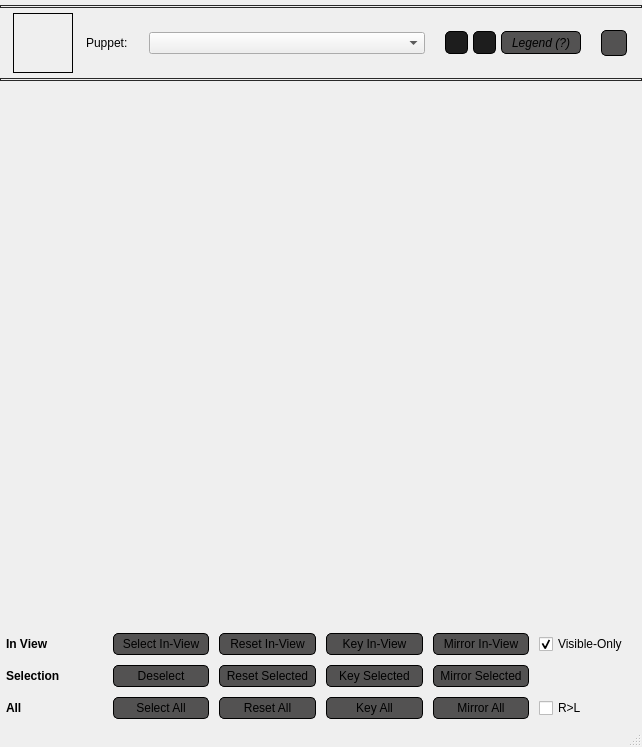
<?xml version="1.0" encoding="UTF-8"?>
<ui version="4.0">
 <class>MainWindow</class>
 <widget class="QMainWindow" name="MainWindow">
  <property name="geometry">
   <rect>
    <x>0</x>
    <y>0</y>
    <width>642</width>
    <height>747</height>
   </rect>
  </property>
  <property name="windowTitle">
   <string>Mansur-Rig: Picker</string>
  </property>
  <widget class="QWidget" name="centralwidget">
   <layout class="QVBoxLayout" name="verticalLayout">
    <property name="spacing">
     <number>0</number>
    </property>
    <property name="leftMargin">
     <number>0</number>
    </property>
    <property name="topMargin">
     <number>0</number>
    </property>
    <property name="rightMargin">
     <number>0</number>
    </property>
    <property name="bottomMargin">
     <number>0</number>
    </property>
    <item>
     <widget class="QWidget" name="header" native="true">
      <layout class="QHBoxLayout" name="horizontalLayout_3">
       <property name="leftMargin">
        <number>0</number>
       </property>
       <property name="topMargin">
        <number>0</number>
       </property>
       <property name="rightMargin">
        <number>0</number>
       </property>
       <property name="bottomMargin">
        <number>0</number>
       </property>
       <item>
        <layout class="QHBoxLayout" name="headerLayout"/>
       </item>
      </layout>
     </widget>
    </item>
    <item>
     <layout class="QGridLayout" name="gridLayout">
      <item row="5" column="0">
       <layout class="QHBoxLayout" name="horizontalLayout_2">
        <item>
         <spacer name="horizontalSpacer">
          <property name="orientation">
           <enum>Qt::Horizontal</enum>
          </property>
          <property name="sizeType">
           <enum>QSizePolicy::Fixed</enum>
          </property>
          <property name="sizeHint" stdset="0">
           <size>
            <width>13</width>
            <height>20</height>
           </size>
          </property>
         </spacer>
        </item>
        <item>
         <widget class="QLabel" name="thumbail_lbl">
          <property name="sizePolicy">
           <sizepolicy hsizetype="Fixed" vsizetype="Fixed">
            <horstretch>0</horstretch>
            <verstretch>0</verstretch>
           </sizepolicy>
          </property>
          <property name="minimumSize">
           <size>
            <width>60</width>
            <height>60</height>
           </size>
          </property>
          <property name="maximumSize">
           <size>
            <width>60</width>
            <height>60</height>
           </size>
          </property>
          <property name="styleSheet">
           <string notr="true">border-color: rgb(0, 0, 0);
border-width: 1px;
border-style:solid;</string>
          </property>
          <property name="text">
           <string/>
          </property>
          <property name="alignment">
           <set>Qt::AlignCenter</set>
          </property>
         </widget>
        </item>
        <item>
         <spacer name="horizontalSpacer_4">
          <property name="orientation">
           <enum>Qt::Horizontal</enum>
          </property>
          <property name="sizeType">
           <enum>QSizePolicy::Fixed</enum>
          </property>
          <property name="sizeHint" stdset="0">
           <size>
            <width>13</width>
            <height>20</height>
           </size>
          </property>
         </spacer>
        </item>
        <item>
         <widget class="QLabel" name="label_4">
          <property name="maximumSize">
           <size>
            <width>50</width>
            <height>16777215</height>
           </size>
          </property>
          <property name="text">
           <string>Puppet:</string>
          </property>
         </widget>
        </item>
        <item>
         <spacer name="horizontalSpacer_5">
          <property name="orientation">
           <enum>Qt::Horizontal</enum>
          </property>
          <property name="sizeType">
           <enum>QSizePolicy::Fixed</enum>
          </property>
          <property name="sizeHint" stdset="0">
           <size>
            <width>13</width>
            <height>20</height>
           </size>
          </property>
         </spacer>
        </item>
        <item>
         <widget class="QComboBox" name="rigName_cb">
          <property name="minimumSize">
           <size>
            <width>200</width>
            <height>0</height>
           </size>
          </property>
         </widget>
        </item>
        <item>
         <spacer name="horizontalSpacer_3">
          <property name="orientation">
           <enum>Qt::Horizontal</enum>
          </property>
          <property name="sizeType">
           <enum>QSizePolicy::Minimum</enum>
          </property>
          <property name="sizeHint" stdset="0">
           <size>
            <width>20</width>
            <height>20</height>
           </size>
          </property>
         </spacer>
        </item>
        <item>
         <widget class="QPushButton" name="bgToggle_btn">
          <property name="minimumSize">
           <size>
            <width>23</width>
            <height>23</height>
           </size>
          </property>
          <property name="maximumSize">
           <size>
            <width>23</width>
            <height>23</height>
           </size>
          </property>
          <property name="font">
           <font>
            <italic>true</italic>
           </font>
          </property>
          <property name="styleSheet">
           <string notr="true">QPushButton{
background-color:#535252;
border-style: solid;
border-color: black;
border-width: 1px;
border-radius: 5px;}
QPushButton:hover{background-color:#707070;}
QPushButton:pressed{background-color:#1d1d1d;}
QPushButton:checked{background-color:#1d1d1d;}</string>
          </property>
          <property name="text">
           <string/>
          </property>
          <property name="checkable">
           <bool>true</bool>
          </property>
          <property name="checked">
           <bool>true</bool>
          </property>
          <property name="autoExclusive">
           <bool>false</bool>
          </property>
         </widget>
        </item>
        <item>
         <spacer name="horizontalSpacer_12">
          <property name="orientation">
           <enum>Qt::Horizontal</enum>
          </property>
          <property name="sizeType">
           <enum>QSizePolicy::Fixed</enum>
          </property>
          <property name="sizeHint" stdset="0">
           <size>
            <width>5</width>
            <height>20</height>
           </size>
          </property>
         </spacer>
        </item>
        <item>
         <widget class="QPushButton" name="gridToggle_btn">
          <property name="minimumSize">
           <size>
            <width>23</width>
            <height>23</height>
           </size>
          </property>
          <property name="maximumSize">
           <size>
            <width>23</width>
            <height>23</height>
           </size>
          </property>
          <property name="font">
           <font>
            <italic>true</italic>
           </font>
          </property>
          <property name="styleSheet">
           <string notr="true">QPushButton{
background-color:#535252;
border-style: solid;
border-color: black;
border-width: 1px;
border-radius: 5px;}
QPushButton:hover{background-color:#707070;}
QPushButton:pressed{background-color:#1d1d1d;}
QPushButton:checked{background-color:#1d1d1d;}</string>
          </property>
          <property name="text">
           <string/>
          </property>
          <property name="checkable">
           <bool>true</bool>
          </property>
          <property name="checked">
           <bool>true</bool>
          </property>
          <property name="autoExclusive">
           <bool>false</bool>
          </property>
         </widget>
        </item>
        <item>
         <spacer name="horizontalSpacer_9">
          <property name="orientation">
           <enum>Qt::Horizontal</enum>
          </property>
          <property name="sizeType">
           <enum>QSizePolicy::Fixed</enum>
          </property>
          <property name="sizeHint" stdset="0">
           <size>
            <width>5</width>
            <height>20</height>
           </size>
          </property>
         </spacer>
        </item>
        <item>
         <widget class="QPushButton" name="howToUse_btn">
          <property name="minimumSize">
           <size>
            <width>80</width>
            <height>23</height>
           </size>
          </property>
          <property name="maximumSize">
           <size>
            <width>50</width>
            <height>16777215</height>
           </size>
          </property>
          <property name="font">
           <font>
            <italic>true</italic>
           </font>
          </property>
          <property name="styleSheet">
           <string notr="true">QPushButton{
background-color:#535252;
border-style: solid;
border-color: black;
border-width: 1px;
border-radius: 5px;}
QPushButton:hover{background-color:#707070;}
QPushButton:pressed{background-color:#1d1d1d;}
QPushButton:checked{background-color:#1d1d1d;}</string>
          </property>
          <property name="text">
           <string>Legend (?)</string>
          </property>
          <property name="checkable">
           <bool>false</bool>
          </property>
          <property name="checked">
           <bool>false</bool>
          </property>
          <property name="autoExclusive">
           <bool>false</bool>
          </property>
         </widget>
        </item>
        <item>
         <spacer name="horizontalSpacer_2">
          <property name="orientation">
           <enum>Qt::Horizontal</enum>
          </property>
          <property name="sizeType">
           <enum>QSizePolicy::Fixed</enum>
          </property>
          <property name="sizeHint" stdset="0">
           <size>
            <width>20</width>
            <height>20</height>
           </size>
          </property>
         </spacer>
        </item>
        <item>
         <widget class="QPushButton" name="newInstance_btn">
          <property name="minimumSize">
           <size>
            <width>23</width>
            <height>23</height>
           </size>
          </property>
          <property name="maximumSize">
           <size>
            <width>26</width>
            <height>26</height>
           </size>
          </property>
          <property name="font">
           <font>
            <italic>true</italic>
           </font>
          </property>
          <property name="toolTip">
           <string>New Instance</string>
          </property>
          <property name="styleSheet">
           <string notr="true">QPushButton{
background-color:#535252;
border-style: solid;
border-color: black;
border-width: 1px;
border-radius: 5px;}
QPushButton:hover{background-color:#707070;}
QPushButton:pressed{background-color:#1d1d1d;}
QPushButton:checked{background-color:#1d1d1d;}</string>
          </property>
          <property name="text">
           <string/>
          </property>
          <property name="checkable">
           <bool>false</bool>
          </property>
          <property name="checked">
           <bool>false</bool>
          </property>
          <property name="autoExclusive">
           <bool>false</bool>
          </property>
         </widget>
        </item>
        <item>
         <spacer name="horizontalSpacer_10">
          <property name="orientation">
           <enum>Qt::Horizontal</enum>
          </property>
          <property name="sizeType">
           <enum>QSizePolicy::Fixed</enum>
          </property>
          <property name="sizeHint" stdset="0">
           <size>
            <width>15</width>
            <height>20</height>
           </size>
          </property>
         </spacer>
        </item>
       </layout>
      </item>
      <item row="10" column="0">
       <widget class="QStackedWidget" name="mainStack_sw"/>
      </item>
      <item row="8" column="0">
       <spacer name="verticalSpacer">
        <property name="orientation">
         <enum>Qt::Vertical</enum>
        </property>
        <property name="sizeType">
         <enum>QSizePolicy::Fixed</enum>
        </property>
        <property name="sizeHint" stdset="0">
         <size>
          <width>20</width>
          <height>5</height>
         </size>
        </property>
       </spacer>
      </item>
      <item row="6" column="0">
       <spacer name="verticalSpacer_2">
        <property name="orientation">
         <enum>Qt::Vertical</enum>
        </property>
        <property name="sizeType">
         <enum>QSizePolicy::Fixed</enum>
        </property>
        <property name="sizeHint" stdset="0">
         <size>
          <width>20</width>
          <height>5</height>
         </size>
        </property>
       </spacer>
      </item>
      <item row="4" column="0">
       <spacer name="verticalSpacer_5">
        <property name="orientation">
         <enum>Qt::Vertical</enum>
        </property>
        <property name="sizeType">
         <enum>QSizePolicy::Fixed</enum>
        </property>
        <property name="sizeHint" stdset="0">
         <size>
          <width>20</width>
          <height>5</height>
         </size>
        </property>
       </spacer>
      </item>
      <item row="11" column="0">
       <layout class="QGridLayout" name="gridLayout_2">
        <property name="leftMargin">
         <number>6</number>
        </property>
        <property name="topMargin">
         <number>6</number>
        </property>
        <property name="rightMargin">
         <number>6</number>
        </property>
        <property name="bottomMargin">
         <number>6</number>
        </property>
        <property name="spacing">
         <number>10</number>
        </property>
        <item row="2" column="2">
         <widget class="QPushButton" name="resetAll_btn">
          <property name="minimumSize">
           <size>
            <width>93</width>
            <height>22</height>
           </size>
          </property>
          <property name="maximumSize">
           <size>
            <width>16777215</width>
            <height>16777215</height>
           </size>
          </property>
          <property name="styleSheet">
           <string notr="true">QPushButton{
background-color:#535252;
border-style: solid;
border-color: black;
border-width: 1px;
border-radius: 5px;}
QPushButton:hover{background-color:#707070;}
QPushButton:pressed{background-color:#1d1d1d;}
QPushButton:checked{background-color:#1d1d1d;}</string>
          </property>
          <property name="text">
           <string>Reset All</string>
          </property>
         </widget>
        </item>
        <item row="1" column="1">
         <widget class="QPushButton" name="deselect_btn">
          <property name="minimumSize">
           <size>
            <width>93</width>
            <height>22</height>
           </size>
          </property>
          <property name="maximumSize">
           <size>
            <width>16777215</width>
            <height>16777215</height>
           </size>
          </property>
          <property name="styleSheet">
           <string notr="true">QPushButton{
background-color:#535252;
border-style: solid;
border-color: black;
border-width: 1px;
border-radius: 5px;}
QPushButton:hover{background-color:#707070;}
QPushButton:pressed{background-color:#1d1d1d;}
QPushButton:checked{background-color:#1d1d1d;}</string>
          </property>
          <property name="text">
           <string>Deselect</string>
          </property>
         </widget>
        </item>
        <item row="1" column="3">
         <widget class="QPushButton" name="keySelected_btn">
          <property name="minimumSize">
           <size>
            <width>93</width>
            <height>22</height>
           </size>
          </property>
          <property name="maximumSize">
           <size>
            <width>16777215</width>
            <height>16777215</height>
           </size>
          </property>
          <property name="styleSheet">
           <string notr="true">QPushButton{
background-color:#535252;
border-style: solid;
border-color: black;
border-width: 1px;
border-radius: 5px;}
QPushButton:hover{background-color:#707070;}
QPushButton:pressed{background-color:#1d1d1d;}
QPushButton:checked{background-color:#1d1d1d;}</string>
          </property>
          <property name="text">
           <string>Key Selected</string>
          </property>
         </widget>
        </item>
        <item row="1" column="4">
         <widget class="QPushButton" name="mirrorSelected_btn">
          <property name="minimumSize">
           <size>
            <width>93</width>
            <height>22</height>
           </size>
          </property>
          <property name="maximumSize">
           <size>
            <width>16777215</width>
            <height>16777215</height>
           </size>
          </property>
          <property name="styleSheet">
           <string notr="true">QPushButton{
background-color:#535252;
border-style: solid;
border-color: black;
border-width: 1px;
border-radius: 5px;}
QPushButton:hover{background-color:#707070;}
QPushButton:pressed{background-color:#1d1d1d;}
QPushButton:checked{background-color:#1d1d1d;}</string>
          </property>
          <property name="text">
           <string>Mirror Selected</string>
          </property>
         </widget>
        </item>
        <item row="0" column="3">
         <widget class="QPushButton" name="keyIV_btn">
          <property name="minimumSize">
           <size>
            <width>93</width>
            <height>22</height>
           </size>
          </property>
          <property name="maximumSize">
           <size>
            <width>16777215</width>
            <height>16777215</height>
           </size>
          </property>
          <property name="styleSheet">
           <string notr="true">QPushButton{
background-color:#535252;
border-style: solid;
border-color: black;
border-width: 1px;
border-radius: 5px;}
QPushButton:hover{background-color:#707070;}
QPushButton:pressed{background-color:#1d1d1d;}
QPushButton:checked{background-color:#1d1d1d;}</string>
          </property>
          <property name="text">
           <string>Key In-View</string>
          </property>
         </widget>
        </item>
        <item row="0" column="1">
         <widget class="QPushButton" name="selectIV_btn">
          <property name="minimumSize">
           <size>
            <width>93</width>
            <height>22</height>
           </size>
          </property>
          <property name="maximumSize">
           <size>
            <width>16777215</width>
            <height>16777215</height>
           </size>
          </property>
          <property name="styleSheet">
           <string notr="true">QPushButton{
background-color:#535252;
border-style: solid;
border-color: black;
border-width: 1px;
border-radius: 5px;}
QPushButton:hover{background-color:#707070;}
QPushButton:pressed{background-color:#1d1d1d;}
QPushButton:checked{background-color:#1d1d1d;}</string>
          </property>
          <property name="text">
           <string>Select In-View</string>
          </property>
         </widget>
        </item>
        <item row="0" column="2">
         <widget class="QPushButton" name="resetIV_btn">
          <property name="minimumSize">
           <size>
            <width>93</width>
            <height>22</height>
           </size>
          </property>
          <property name="maximumSize">
           <size>
            <width>16777215</width>
            <height>16777215</height>
           </size>
          </property>
          <property name="styleSheet">
           <string notr="true">QPushButton{
background-color:#535252;
border-style: solid;
border-color: black;
border-width: 1px;
border-radius: 5px;}
QPushButton:hover{background-color:#707070;}
QPushButton:pressed{background-color:#1d1d1d;}
QPushButton:checked{background-color:#1d1d1d;}</string>
          </property>
          <property name="text">
           <string>Reset In-View</string>
          </property>
         </widget>
        </item>
        <item row="2" column="1">
         <widget class="QPushButton" name="selectAll_btn">
          <property name="minimumSize">
           <size>
            <width>93</width>
            <height>22</height>
           </size>
          </property>
          <property name="maximumSize">
           <size>
            <width>16777215</width>
            <height>16777215</height>
           </size>
          </property>
          <property name="styleSheet">
           <string notr="true">QPushButton{
background-color:#535252;
border-style: solid;
border-color: black;
border-width: 1px;
border-radius: 5px;}
QPushButton:hover{background-color:#707070;}
QPushButton:pressed{background-color:#1d1d1d;}
QPushButton:checked{background-color:#1d1d1d;}</string>
          </property>
          <property name="text">
           <string>Select All</string>
          </property>
         </widget>
        </item>
        <item row="2" column="3">
         <widget class="QPushButton" name="keyAll_btn">
          <property name="minimumSize">
           <size>
            <width>93</width>
            <height>22</height>
           </size>
          </property>
          <property name="maximumSize">
           <size>
            <width>16777215</width>
            <height>16777215</height>
           </size>
          </property>
          <property name="styleSheet">
           <string notr="true">QPushButton{
background-color:#535252;
border-style: solid;
border-color: black;
border-width: 1px;
border-radius: 5px;}
QPushButton:hover{background-color:#707070;}
QPushButton:pressed{background-color:#1d1d1d;}
QPushButton:checked{background-color:#1d1d1d;}</string>
          </property>
          <property name="text">
           <string>Key All</string>
          </property>
         </widget>
        </item>
        <item row="1" column="0">
         <widget class="QLabel" name="label_2">
          <property name="font">
           <font>
            <weight>75</weight>
            <bold>true</bold>
           </font>
          </property>
          <property name="text">
           <string>Selection</string>
          </property>
         </widget>
        </item>
        <item row="1" column="2">
         <widget class="QPushButton" name="resetSelected_btn">
          <property name="minimumSize">
           <size>
            <width>93</width>
            <height>22</height>
           </size>
          </property>
          <property name="maximumSize">
           <size>
            <width>16777215</width>
            <height>16777215</height>
           </size>
          </property>
          <property name="styleSheet">
           <string notr="true">QPushButton{
background-color:#535252;
border-style: solid;
border-color: black;
border-width: 1px;
border-radius: 5px;}
QPushButton:hover{background-color:#707070;}
QPushButton:pressed{background-color:#1d1d1d;}
QPushButton:checked{background-color:#1d1d1d;}</string>
          </property>
          <property name="text">
           <string>Reset Selected</string>
          </property>
         </widget>
        </item>
        <item row="2" column="4">
         <widget class="QPushButton" name="mirrorAll_btn">
          <property name="minimumSize">
           <size>
            <width>93</width>
            <height>22</height>
           </size>
          </property>
          <property name="maximumSize">
           <size>
            <width>16777215</width>
            <height>16777215</height>
           </size>
          </property>
          <property name="styleSheet">
           <string notr="true">QPushButton{
background-color:#535252;
border-style: solid;
border-color: black;
border-width: 1px;
border-radius: 5px;}
QPushButton:hover{background-color:#707070;}
QPushButton:pressed{background-color:#1d1d1d;}
QPushButton:checked{background-color:#1d1d1d;}</string>
          </property>
          <property name="text">
           <string>Mirror All</string>
          </property>
         </widget>
        </item>
        <item row="0" column="0">
         <widget class="QLabel" name="label_3">
          <property name="font">
           <font>
            <weight>75</weight>
            <bold>true</bold>
           </font>
          </property>
          <property name="text">
           <string>In View</string>
          </property>
         </widget>
        </item>
        <item row="0" column="4">
         <widget class="QPushButton" name="mirrorIV_btn">
          <property name="minimumSize">
           <size>
            <width>93</width>
            <height>22</height>
           </size>
          </property>
          <property name="maximumSize">
           <size>
            <width>16777215</width>
            <height>16777215</height>
           </size>
          </property>
          <property name="styleSheet">
           <string notr="true">QPushButton{
background-color:#535252;
border-style: solid;
border-color: black;
border-width: 1px;
border-radius: 5px;}
QPushButton:hover{background-color:#707070;}
QPushButton:pressed{background-color:#1d1d1d;}
QPushButton:checked{background-color:#1d1d1d;}</string>
          </property>
          <property name="text">
           <string>Mirror In-View</string>
          </property>
         </widget>
        </item>
        <item row="2" column="0">
         <widget class="QLabel" name="label">
          <property name="font">
           <font>
            <weight>75</weight>
            <bold>true</bold>
           </font>
          </property>
          <property name="text">
           <string>All</string>
          </property>
         </widget>
        </item>
        <item row="0" column="5">
         <widget class="QCheckBox" name="visibleOnly_cbx">
          <property name="text">
           <string>Visible-Only</string>
          </property>
          <property name="checked">
           <bool>true</bool>
          </property>
         </widget>
        </item>
        <item row="2" column="5">
         <widget class="QCheckBox" name="lrMirrorDirection_cbx">
          <property name="text">
           <string>R&gt;L</string>
          </property>
         </widget>
        </item>
       </layout>
      </item>
      <item row="7" column="0">
       <widget class="Line" name="line">
        <property name="styleSheet">
         <string notr="true">border: 1px ; 
padding: 0px 0px 0px 0px;
border-style: solid;
border-color: #292929;
border-radius: 4px;</string>
        </property>
        <property name="orientation">
         <enum>Qt::Horizontal</enum>
        </property>
       </widget>
      </item>
      <item row="2" column="0">
       <spacer name="verticalSpacer_6">
        <property name="orientation">
         <enum>Qt::Vertical</enum>
        </property>
        <property name="sizeType">
         <enum>QSizePolicy::Fixed</enum>
        </property>
        <property name="sizeHint" stdset="0">
         <size>
          <width>20</width>
          <height>5</height>
         </size>
        </property>
       </spacer>
      </item>
      <item row="3" column="0">
       <widget class="Line" name="line_2">
        <property name="styleSheet">
         <string notr="true">border: 1px ; 
padding: 0px 0px 0px 0px;
border-style: solid;
border-color: #292929;
border-radius: 4px;</string>
        </property>
        <property name="orientation">
         <enum>Qt::Horizontal</enum>
        </property>
       </widget>
      </item>
     </layout>
    </item>
   </layout>
  </widget>
  <widget class="QMenuBar" name="menubar">
   <property name="geometry">
    <rect>
     <x>0</x>
     <y>0</y>
     <width>642</width>
     <height>21</height>
    </rect>
   </property>
  </widget>
  <widget class="QStatusBar" name="statusbar"/>
 </widget>
 <resources/>
 <connections/>
</ui>
